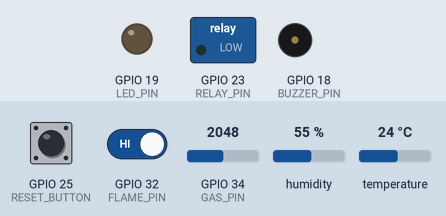
This sketch was run on a simulated ESP32. Parts: switched loads named in the sketch (green lamp = pin HIGH), output pins drawn as LEDs (lit = HIGH), buzzer (waves = sounding, pin HIGH). The inputs (shaded band) are chosen by the test bench; at power-on: GPIO 25 (RESET_BUTTON) HIGH, GPIO 32 (FLAME_PIN) HIGH, GPIO 34 (GAS_PIN) = 2048, humidity 55 %, temperature 24 °C. WiFi joins after 1.5 s; servers stay silent unless stated; the local clock reads 2024-03-15 10:24:30 at power-on unless the sketch sets it; the Firebase database answers and starts empty; what the sketch prints to the serial monitor is not drawn.

Above: at 0.1 s.
At 10.2 s:
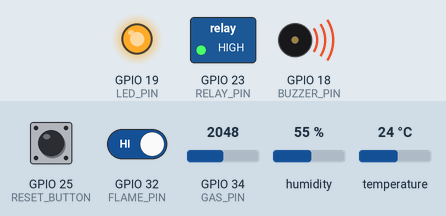
Timing chart, 0 to 11.7 s (numbered marks = the images above):
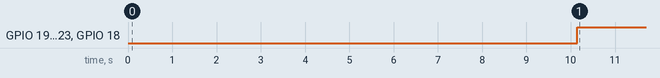

Measured:
- by itself, GPIO 19 (LED_PIN), GPIO 23 (RELAY_PIN), GPIO 18 (BUZZER_PIN): LOW → HIGH at 10.2 s

The sketch:

smartsafety.ino
```cpp
#include <WiFi.h>
#include <Firebase_ESP_Client.h>
#include <DHT.h>
#include <time.h>

// ---------------- PIN DEFINITIONS ----------------
#define FLAME_PIN 32
#define GAS_PIN 34
#define DHT_PIN 33
#define RELAY_PIN 23
#define LED_PIN 19
#define RESET_BUTTON 25
#define BUZZER_PIN 18

#define DHTTYPE DHT22
DHT dht(DHT_PIN, DHTTYPE);

// ---------------- WIFI ----------------
#define WIFI_SSID "Abel"
#define WIFI_PASSWORD "00000xxx"

// ---------------- FIREBASE ----------------
#define API_KEY "AIzaSyBRci3Gafmd9mIPF5Ev4-HY28AckK1Bxxx"
#define DATABASE_URL "https://smartkitchensafety-1ab6b-default-rtdb.asia-southeast1.firebasedatabase.app/"
#define USER_EMAIL "kitchen@test.com"
#define USER_PASSWORD "12345678"

FirebaseData fbdo;
FirebaseData stream;   // 🔥 NEW STREAM OBJECT
FirebaseAuth auth;
FirebaseConfig config;

// ---------------- TIMERS ----------------
unsigned long cloudTimer = 0;
unsigned long resetCheckTimer = 0;
unsigned long wifiReconnectTimer = 0;

// ---------------- SYSTEM VARIABLES ----------------
bool gasCut = false;
bool flameTimerRunning = false;
bool firebaseStarted = false;

unsigned long flameStartTime = 0;
unsigned long systemStartTime = 0;

String alertType = "none";

// -------- FLAME TIMEOUT --------
unsigned long flameTimeout = 10000; // default

// ---------------- NTP ----------------
const char* ntpServer = "pool.ntp.org";
const long gmtOffset_sec = 19800;
const int daylightOffset_sec = 0;

// ---------------- STREAM CALLBACK ----------------
void streamCallback(FirebaseStream data) {

  if (data.dataType() == "int") {

    int timeoutSec = data.intData();

    if (timeoutSec >= 5 && timeoutSec <= 120) {

      flameTimeout = timeoutSec * 1000;

      Serial.print("🔥 Flame Timeout Updated (Realtime): ");
      Serial.println(timeoutSec);
    }
  }
}

void streamTimeoutCallback(bool timeout) {
  if (timeout) {
    Serial.println("Stream timeout, reconnecting...");
  }
}

// ---------------- TIME ----------------
String getTimeStamp() {
  struct tm timeinfo;
  if(!getLocalTime(&timeinfo)){
    return "00:00:00";
  }
  char buffer[20];
  strftime(buffer,sizeof(buffer),"%H:%M:%S",&timeinfo);
  return String(buffer);
}

// ---------------- LOGGER ----------------
void logEvent(String eventMessage) {
  if (firebaseStarted && Firebase.ready()) {
    String log = getTimeStamp() + " " + eventMessage;
    Firebase.RTDB.pushString(&fbdo, "/Kitchen/logs", log);
  }
}

void setup() {

  Serial.begin(115200);

  pinMode(RELAY_PIN, OUTPUT);
  pinMode(LED_PIN, OUTPUT);
  pinMode(FLAME_PIN, INPUT);
  pinMode(RESET_BUTTON, INPUT_PULLUP);
  pinMode(BUZZER_PIN, OUTPUT);

  digitalWrite(RELAY_PIN, LOW);
  digitalWrite(LED_PIN, LOW);
  digitalWrite(BUZZER_PIN, LOW);

  dht.begin();

  systemStartTime = millis();

  WiFi.begin(WIFI_SSID, WIFI_PASSWORD);

  Serial.println("System Booted");

  while (WiFi.status() != WL_CONNECTED) {
    delay(500);
    Serial.print(".");
  }

  Serial.println("WiFi Connected");

  configTime(gmtOffset_sec, daylightOffset_sec, ntpServer);
}

void loop() {

  int flameValue = digitalRead(FLAME_PIN);
  int gasValue = analogRead(GAS_PIN);

  // ================= SAFETY SYSTEM =================
  if (millis() - systemStartTime > 10000) {

    if (gasValue > 2000 && !gasCut) {

      gasCut = true;
      alertType = "gas";

      Serial.println("Gas Leak Detected");
      logEvent("Gas Leak Detected");
    }

    if (flameValue == 0) {

      if (!flameTimerRunning) {
        flameTimerRunning = true;
        flameStartTime = millis();
      }

      if (millis() - flameStartTime > flameTimeout && !gasCut) {

        gasCut = true;
        alertType = "flame";

        Serial.println("Flame Timeout");
        logEvent("Flame Timeout");
      }

    } else {
      flameTimerRunning = false;
    }
  }

  // ================= MANUAL RESET =================
  if (digitalRead(RESET_BUTTON) == LOW) {

    if (gasValue < 2000 && flameValue == 1) {

      gasCut = false;
      flameTimerRunning = false;
      alertType = "none";

      Serial.println("Manual Reset");
      logEvent("Manual Reset");

      delay(300);
    }
  }

  // ================= OUTPUT =================
  digitalWrite(RELAY_PIN, gasCut ? HIGH : LOW);
  digitalWrite(LED_PIN, gasCut ? HIGH : LOW);
  digitalWrite(BUZZER_PIN, gasCut ? HIGH : LOW);

  // ================= WIFI RECONNECT =================
  if (WiFi.status() != WL_CONNECTED) {

    if (millis() - wifiReconnectTimer > 10000) {

      wifiReconnectTimer = millis();

      Serial.println("Reconnecting WiFi");

      WiFi.disconnect();
      WiFi.begin(WIFI_SSID, WIFI_PASSWORD);
    }
  }

  // ================= FIREBASE INIT =================
  if (WiFi.status() == WL_CONNECTED && !firebaseStarted) {

    config.api_key = API_KEY;
    config.database_url = DATABASE_URL;

    auth.user.email = USER_EMAIL;
    auth.user.password = USER_PASSWORD;

    Firebase.begin(&config, &auth);
    Firebase.reconnectWiFi(true);

    // 🔥 START STREAM HERE
    if (!Firebase.RTDB.beginStream(&stream, "/Kitchen/flame_timeout")) {
      Serial.println("Stream start failed");
    }

    Firebase.RTDB.setStreamCallback(&stream, streamCallback, streamTimeoutCallback);

    firebaseStarted = true;

    Serial.println("Firebase Connected + Streaming Started");
  }

  // ================= REMOTE RESET =================
  if (firebaseStarted && Firebase.ready() && millis() - resetCheckTimer > 3000) {

    resetCheckTimer = millis();

    bool resetCommand;

    if (Firebase.RTDB.getBool(&fbdo, "/Kitchen/reset", &resetCommand)) {

      if (resetCommand && gasValue < 2000 && flameValue == 1) {

        gasCut = false;
        flameTimerRunning = false;
        alertType = "none";

        Serial.println("Remote Reset");
        logEvent("Remote Reset");

        Firebase.RTDB.setBool(&fbdo, "/Kitchen/reset", false);
      }
    }
  }

  // ================= CLOUD UPDATE =================
  if (firebaseStarted && Firebase.ready() && millis() - cloudTimer > 5000) {

    cloudTimer = millis();

    float temperature = dht.readTemperature();
    float humidity = dht.readHumidity();

    Firebase.RTDB.setInt(&fbdo, "/Kitchen/flame", flameValue);
    Firebase.RTDB.setInt(&fbdo, "/Kitchen/gas", gasValue);
    Firebase.RTDB.setFloat(&fbdo, "/Kitchen/temperature", temperature);
    Firebase.RTDB.setFloat(&fbdo, "/Kitchen/humidity", humidity);
    Firebase.RTDB.setBool(&fbdo, "/Kitchen/gas_cut", gasCut);
    Firebase.RTDB.setString(&fbdo, "/Kitchen/alert_type", alertType);
    Firebase.RTDB.setInt(&fbdo, "/Kitchen/last_seen", time(NULL));

    Serial.println("Cloud Updated");
  }}
```
